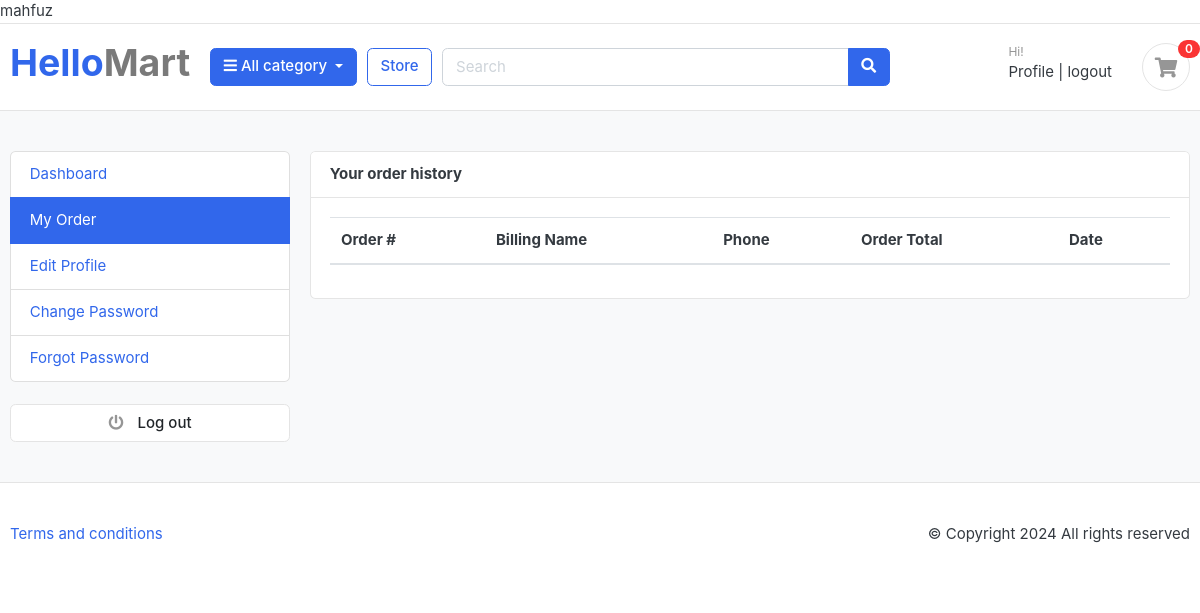
/account/my_order/ (signed in), run on an earlier commit of the app's database.
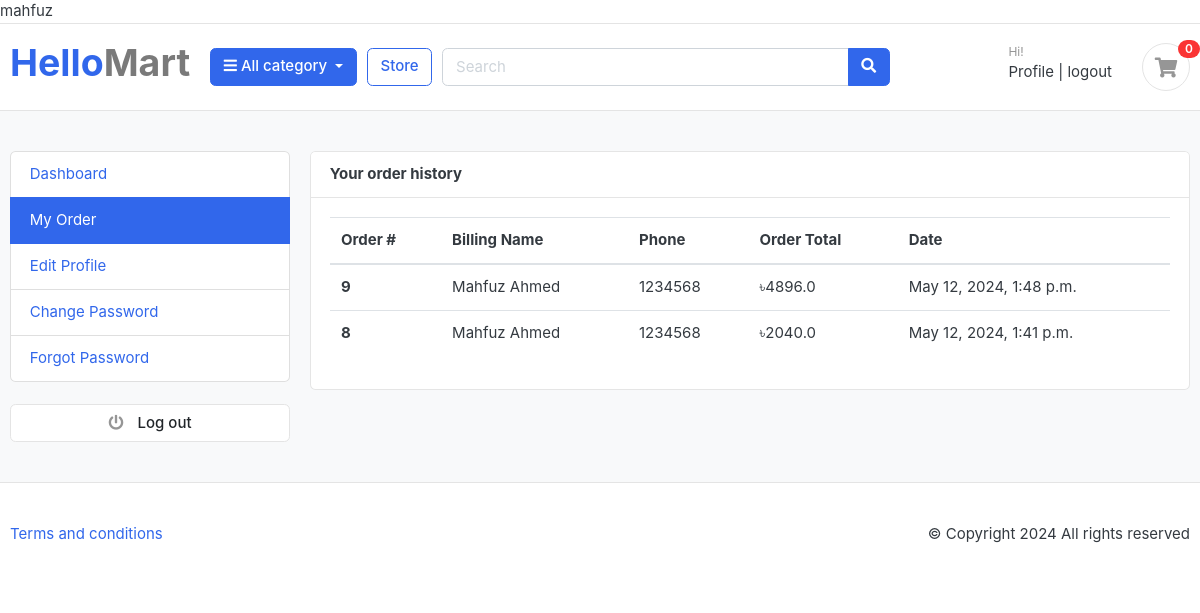
And on a later commit of the database.
### orders/models.py (models this page shows)
class Order(models.Model):
    STATUS = (
        ('New', 'New'),
        ('Accepted', 'Accepted'),
        ('Completed', 'Completed'),
        ('Cancelled', 'Cancelled'),
    )
    user = models.ForeignKey(User, on_delete = models.CASCADE)
    order_number = models.CharField(max_length = 30)
    first_name = models.CharField(max_length = 60)
    last_name = models.CharField(max_length = 60)
    phone = models.CharField(max_length = 60)
    email = models.EmailField(max_length = 50)
    address_line1 = models.CharField(max_length = 100)
    address_line2 = models.CharField(max_length = 100)
    country = models.CharField(max_length = 100)
    state = models.CharField(max_length = 100)
    city = models.CharField(max_length = 100)
    order_note = models.CharField(max_length = 100)
    order_total = models.FloatField()
    tax = models.FloatField()
    status = models.CharField(max_length = 10, choices = STATUS, default = 'New')
    ip = models.CharField(max_length = 100, blank = True, null = True)
    is_ordered = models.BooleanField(default = False)
    created_at = models.DateTimeField(auto_now_add = True)

### accounts/views.py (the view)
# urls.py: path('my_order/', views.my_order, name='my_order'),
def my_order(request):
    orders = Order.objects.filter(user=request.user, is_ordered=True).order_by('-created_at')
    context = {
        'orders': orders,
    }
    return render(request, 'accounts/my_order.html', context)

### accounts/templates/accounts/my_order.html (shortened to what this page needs)
{% extends "base.html" %}
{% load static %}
{% block body %}
<section class="section-conten padding-y bg">
	<div class="container">
		<div class="row">
		<aside class="col-md-3">
			<ul class="list-group">
                <a class="list-group-item " href="{% url 'profile' %}"> Dashboard </a>
				<a class="list-group-item active" href="{% url 'my_order' %}"> My Order </a>
				<a class="list-group-item" href="{% url 'edit_profile' %}"> Edit Profile </a>
				<a class="list-group-item" href="{% url 'change_password' %}">Change Password </a>
				<a class="list-group-item" href="{% url 'forgot_password' %}">Forgot Password </a>
			</ul>
			<br>
			<a class="btn btn-light btn-block" href="#"> <i class="fa fa-power-off"></i> <span class="text">Log out</span> </a>
        </aside>
	<main class="col-md-9">
		<article class="card">
		<header class="card-header">
			<strong class="d-inline-block mr-3">Your order history</strong>
		</header>
		<div class="card-body">
			<div class="row">
			<div class="col-md-12">
				<table class="table table-hover">
				  <thead>
				    <tr>
				      <th scope="col">Order #</th>
				      <th scope="col">Billing Name</th>
				      <th scope="col">Phone</th>
				      <th scope="col">Order Total</th>
							<th scope="col">Date</th>
				    </tr>
				  </thead>
                  {% for order in orders %}
                  <tr>
                    <th scope="row">{{order.order_number}}</a></th>
                    <td>{{order.first_name}}</td>
                    <td>{{order.phone}}</td>
                    <td>৳{{order.order_total}}</td>
                          <td>{{order.created_at}}</td>
                  </tr>
              {% endfor %}
				</table>
    </div>
    </div>
</div>
</article>
</main>
</div>
</div>
</section>
{% endblock %}

What changed in the data, as far as the page shows it:
added Order: order_number "9", first_name "Mahfuz Ahmed", phone "1234568", order_total "4896.0", created_at "May 12, 2024, 1:48 p.m."
added Order: order_number "8", first_name "Mahfuz Ahmed", phone "1234568", order_total "2040.0", created_at "May 12, 2024, 1:41 p.m."
